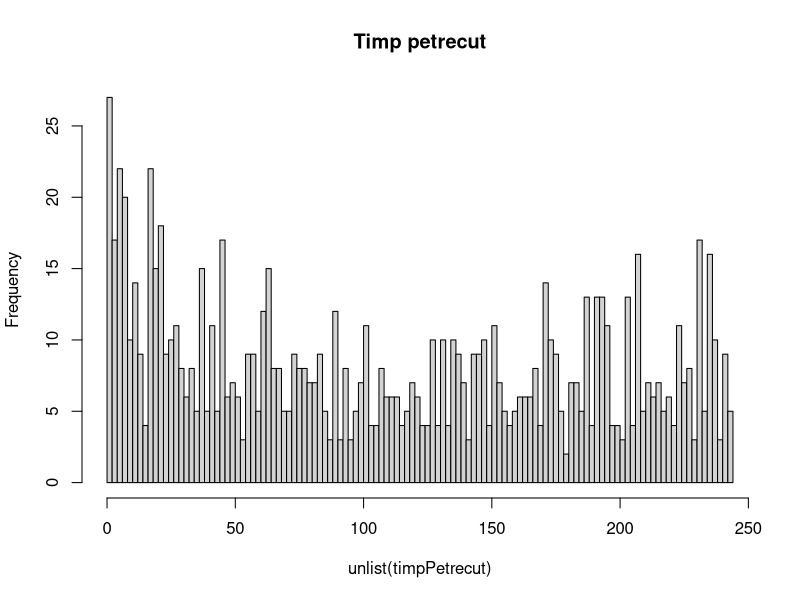

The R source for this figure:

#Pintilie Bogdan-Ioan, Proiect Tehnici de simulare
#Simularea activitatii unei spalatorii cu auto-servire pentru masini




#Generare lambda t in functie de valoarea lui t
genLambdaT <- function(t) {
  
  if(t >= 0 && t <= 2)
    return (3)
  if(t < 6) 
    return (tan(0.2*t) + sin(2*(t^2))^2 + 4)
  
  if(t <= 9)
    return (7)
  
  if(t <= 12)
    return (t + 1)
  
  return (t)
    
}

# Generare variabila TS

genTs <- function(s) {
  t <- s
  u1 <- runif(1, 0, 1)
  u <- runif(1,0, 1.2)
  
  lambdaT <- genLambdaT(t)
  print(lambdaT)
  
  lambda <- round(lambdaT)
  print(lambda)
  
  while(u < lambdaT/lambda) {
    u1 <- runif(1, 0, 1)
    u <- runif(1, 0, 1.2)
    
    t <- t-(1/lambda) * log(u1)
    
  }
  
  return(t)
  
}

#   definire functia de repartitie G1(x) pentru Y1, Y1 fiind timpult de 
# servire la serverul 1 
g1 <- function(x){
  if(x < 3)
    return (0)
  
  if(x >=3 && x < 7)
    return (0.2)
  
  if(x >=7 && x < 9)
    return (0.4)
  
  return(1)
}

x <- genTs(2)
print(x)
#Generare Y1
genY1 <- function() {
  
  x <- runif(1, 0, 12)
  
  return (g1(x))
}


# definire Y2(timpul de servire la serverul 2)

pois <- function(x) {
  
  i <- 0
  P <- 1
  
  while(P < exp(-x)) {
    U <- runif(0, 1)
    i <- i + 1
    P <- P * U
  }
  X <- i - 1
  return (X)
  
  
  
}

norm <- function(x, ab_med) {
 
  return (0)
    
}


genY2 <- function() {
  
  x2 <- pois(5)
  x3 <- norm(4, 0.8)
  
  if(3 > x2 && 3 > x3)
    return(3)
  
  if(x2 > 3 && x2 > x3)
    return(x2)
  
  return(x3)
}


main <- function() {
  
  # Initializare Variabile 
  T <- 0 # variabila de timp
  SS <- c(0, 0, 0) # sistem sub forma de (n, i1, i2), unde:
                                        # n - nr de clienti din sistem
                                        # i1 - clientul curent la serverul 1
                                        # i2 - clientul curent la serverul 2
  TA <- genTs(0) # timpul la care va sosi urmatorul client
  T1 <- Inf # timpul la care clientul iese din primul server
  T2 <- Inf # timpul la care clientul paraseste cel de al 2-lea server
  Na <- 0 # nr de clienti total la un mom dat
  C1 <- 0 # nr total de clienti serviti de serverul 1
  C2 <- 0 # nr total de clienti serviti de al 2-lea server
  A <- list()# lista cu timpii la care sosesc clientii 
  D <- list() # lista cu timpii la care clientii parasesc sistemul
  
  nrOrd <- 0 # numarul de ordine din sistem
  server1 <- list() # se salveaza pentru fiecare client, timpul de servire pentru serverul 1 
  server2 <- list()  #se salveaza pentru fiecare client, timpul de servire in cadrul celui de al doilea server
  
  
  while(T < 1000) { 
    
    # Primul caz: cand soseste clientul verificam daca poate fi servit imediat
    # sau daca intra in coada de asteptare
    if(TA == min(TA, T1, T2)) {
        T = TA
        Na = Na + 1
        TA = genTs(T)
        
        A[Na] = T
        
        if(SS[1] <= 1) {  # un singur client in sistem
          
          # verific dc sistemul este gol, i.e. nici un client in sistem
          if(SS[1] == 0 & SS[2] == 0 & SS[3] == 0 ){
            # adaugam clientul direct in sistem, pe prima pozitie
            SS[1] = 1
            SS[2] = Na
            Y1 = genY1()
            T1 = T + Y1
          }else if(SS[1]== 1 & SS[2] != 0 & SS[3] == 0) { # serverul 1 ocupat
            
            SS[1] = 2
            SS[3] = Na
            Y2 = genY2()
            T2 = T + Y2
            
          }else if(SS[1] == 1 & SS[2] == 0 && SS[3] != 0){ # serverul 2 ocupat
            SS[1] = 2
            SS[2] = Na
            Y1 = genY1()
            T1 = T + Y1
          }
         
        } else # Mai multi clienti in sistem
          {
            SS[1] = SS[1] + 1
          }
    
    }
    
    # Caz 2: Serverul 1 se elibereaza inainte de sosirea unui nou client
    if(T1 < TA & T1 <= T2){
      T = T1
      C1 = C1 + 1
      D[SS[2]] = T
      server1 = c(server1, T-unlist(A[SS[2]])) # adaugam timpul in care clientul
                      # n a stat in serverul 1
      
      if(SS[1] == 1) # avem doar un client in sistem 
      {
        SS[1] = 0
        SS[2] = 0
        SS[3] = 0
        T1 = Inf
      } else if(SS[1] == 2){ #In sistem sunt 2 clienti
        SS[1] = 1
        SS[2] = 2
        T1 = Inf
        
      } else if(SS[1] > 2){# In sistem sunt cel putin 3 clienti
        
          nrOrd = max(SS[2], SS[3]) # nrOrd  + 1 reprezinta numarul de ordine pt client nou
          SS[1] = SS[1] - 1
          SS[2] = nrOrd + 1
          Y1 = genY1()
          T1 = T + Y1
        
      }  
      
    }
    
    # Caz 3. Server 2 liber inaintea serverului 1
    if(T2 < TA && T2 < T1) {
      T = T2 
      C2 = C2 + T
      D[SS[3]] = T
      server2 = c(server2, T-unlist(A[SS[3]])) # adaugam timpul in care clientul
                                               # n a stat in serverul 2
      
      if(SS[1] == 1) # Doar un client in sistem
      {
        SS[1] = 0
        SS[2] = 0
        SS[3] = 0
        T2 = Inf
      }else if(SS[1] == 2){ # In sistem sunt 2 clienti
        SS[1] = 1
        SS[3] = 0
        T2 = Inf
        
      }else if(SS[1] > 2) {# Daca in sistem exista mai mult de 2 clienti 
        nrOrd = max(SS[2], SS[3]) 
        SS[1] = SS[1] - 1
        SS[3] = nrOrd + 1
        Y2 = genY2()
        T2 = T + Y2
        
        
      }
        
      
    }
  
  }
  
  totalC <- min(length(A), length(D))
  
  timpPetrecut <- list()
  # se calculeaza timpul prntru fiecare cleint in sistem si salvam in lista definita mai sus
  
  for(i in seq(1, 1000)) {
    timpPetrecut <- c(timpPetrecut,unlist(D[i]) - unlist(A[i]))
    
  }
  
  hist(unlist(timpPetrecut), breaks = 100, main="Timp petrecut")
  
}

main()



  